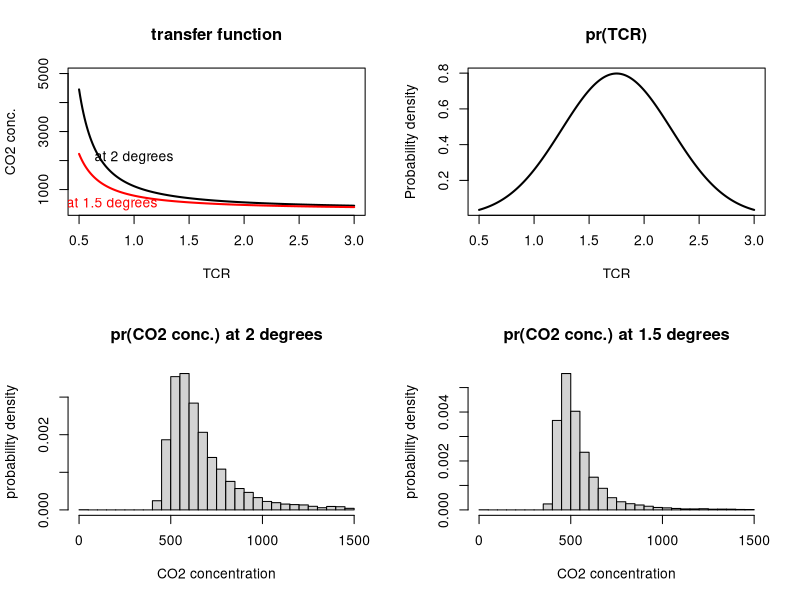

This chart was generated by the following R code:
# uncertaintyTCR.R
# Uncertainty analysis of Transient Climate Response (TCR)
# What is the probability distribution of CO2 concentration
# at a particular temperature change, given a distribution of TCR?

tfunc  = function(tcr, c0=280, dT=2, dF2co2=3.7){
  # Transfer function that takes in TCR and outputs
  # a co2 concentration at a given temperature change
  # Inputs
  # tcr     ...  Transient climate response
  # c0      ...  baseline co2 concentration in ppm
  # dT      ...  temperature change from baseline (degC)
  # dF2co2  ...  Forcing due to doubling of co2 (w/m^2)
  
  out = c0 * exp( (dT * dF2co2) / (5.35 * tcr))
  out
}

dx = 100
tcr_range = seq(from = 0.5, to = 3, by = 1/dx)

# What does the transfer function between TCR and co2 concentration look like?
c_at_2deg =  tfunc(tcr = tcr_range, c0 = 280, dT = 2, dF2co2=3.7)
c_at_1.5deg =  tfunc(tcr = tcr_range, c0 = 280, dT = 1.5, dF2co2=3.7)

lwd = 2
pdf(width = 10, height = 6, file = 'probs.pdf')
par(mfrow = c(2,2))
plot(tcr_range, c_at_2deg, type = 'l', lwd = lwd, ylim = c(300, 5000),
     main = "transfer function",
     xlab = "TCR",
     ylab = "CO2 conc.")
lines(tcr_range, c_at_1.5deg, type = 'l', lwd = lwd, col = 'red')
text(1,2100, "at 2 degrees", col = 'black')
text(0.8,500, "at 1.5 degrees", col = 'red')

# Very approximately, the TCR distribution is N(1.75, 0.5)
# MC sample, and plug that into the transfer function
# Still to do: pick a closer mean/sd (perhaps non normal?)

tcrmean = 1.75
tcrsd = 0.5     # The final result is very sensitive to lower tail of tcr distribution

# A plot of what the assumed tcr distribution looks like
tcrdens = dnorm(tcr_range, mean = tcrmean, sd = tcrsd)
plot(tcr_range, tcrdens, type = 'l', lwd = 2, main = "pr(TCR)", xlab = "TCR", ylab = "Probability density" )

# Monte Carlo sample from the tcr distribution and push it through the 
# transfer function
tcr_samp = rnorm(10000, mean = tcrmean, sd = tcrsd)

samp_2deg = tfunc(tcr = tcr_samp, c0 = 280, dT = 2, dF2co2=3.7)
# truncate because you get some very large values at low tcr
samp_2deg.trunc = samp_2deg[samp_2deg<1500]
hist(samp_2deg.trunc, freq = FALSE, breaks = 30, col = 'lightgrey',
     main = "pr(CO2 conc.) at 2 degrees",
     xlab = "CO2 concentration",
     ylab = "probability density")

samp_1.5deg = tfunc(tcr = tcr_samp, c0 = 280, dT = 1.5, dF2co2=3.7)
samp_1.5deg.trunc = samp_1.5deg[samp_1.5deg<1500]
hist(samp_1.5deg.trunc, freq = FALSE, breaks = 30, col = 'lightgrey',
     main = "pr(CO2 conc.) at 1.5 degrees",
     xlab = "CO2 concentration",
     ylab = "probability density")
dev.off()

Mode <- function(x) {
  ux <- unique(x)
  ux[which.max(tabulate(match(x, ux)))]
}

Mode(samp_1.5deg.trunc)
Mode(samp_2deg.trunc)

# Might do better with lower standard deviation
tcrdens = dnorm(tcr_range, mean = 1.75, sd = 0.47)
sum(tcrdens)/dx
sum((tcrdens/dx)[tcr_range<1])
sum((tcrdens/dx)[tcr_range<2.5])








# # looking for the probability density of C
# 
# plot(c_at_2deg , w*c_at_2deg, type = 'l')
# lines(c_at_1.5deg , w*c_at_1.5deg, col = 'red')
# 
# 
# tfuncprob  = function(tcr, c0=280, dT=2, dF2co2=3.7, w){
#   
#   out = c0 * exp( (dT * dF2co2) / (5.35 * tcr * w))
#   out
#   
# }
# 
# pc_at_2deg =  tfuncprob(tcr = tcr_range, c0 = 280, dT = 2, dF2co2=3.7, w = w)
